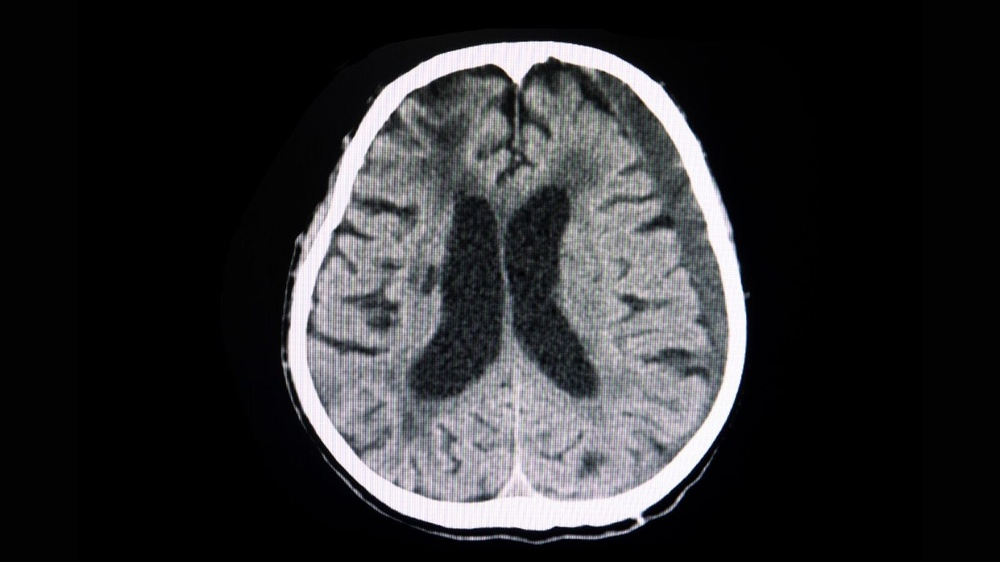
#> input picture beyin_bt.jpg, 1000 x 562 px, shrunk from 1600 x 900 before the run
$ jupyter execute harfta-9.ipynb   (shell and % lines are left out)
#> lines starting #> are read from the running program, lines starting #| are printed output that depends on the picture
[cell 1]
# Gerekli kütüphaneleri içe aktarıyoruz
import cv2 as cv
import numpy as np
import matplotlib.pyplot as plt
from skimage import transform
from skimage import data

# Grafiklerde Türkçe karakter sorunu olmaması için
plt.rcParams['font.family'] = 'DejaVu Sans'

print("1. Kısım tamam: Kütüphaneler yüklendi.")

[cell 2]
# --- 2. GÖRSELİ YÜKLE ---
# Ödevin ilk maddesi: Veri setinden bir görsel
print("2. Kısım başladı: Görsel yükleniyor...")

# Beyin BT resmini dosyadan oku
orijinal_resim = cv.imread('beyin_bt.jpg')
#> orijinal_resim is the input picture: shape (562, 1000, 3); mean B, G, R 46.8, 44.9, 44.7

# Resim bulunamazsa programı durdur
if orijinal_resim is None:
    print("HATA: 'beyin_bt.jpg' bulunamadı! Dosya adını ve konumunu kontrol et.")
else:
    # OpenCV BGR formatında okur, matplotlib RGB istediği için çeviriyoruz
    orijinal_resim = cv.cvtColor(orijinal_resim, cv.COLOR_BGR2RGB)

    # Görseli ekranda gösterelim
    plt.figure(figsize=(6, 6))
    plt.imshow(orijinal_resim, cmap='gray')
    plt.title("Kullanılan Tek Görsel: Beyin BT")
    plt.axis('off')
    plt.show()
    print("2. Kısım tamam: Beyin BT görüntüsü yüklendi.")

[cell 3]
# --- 3. ÖZNİTELİK ÇIKARMA ALGORİTMASI: SIFT ---
print("3. Kısım başladı: SIFT algoritması çalışıyor...")

# SIFT algoritmasını başlatıyoruz - Bu ödevin 2. maddesi
sift_algoritmasi = cv.SIFT_create()

# SIFT için resmin gri ve uint8 tipinde olması gerekiyor
# skimage bazen float64 veriyor, onu düzeltiyoruz
if orijinal_resim.dtype != np.uint8:
    resim_duzeltilmis = (orijinal_resim * 255).astype(np.uint8)
else:
    resim_duzeltilmis = orijinal_resim

# Eğer resim renkli ise gri tona çeviriyoruz
if len(resim_duzeltilmis.shape) == 3:
    gri_resim = cv.cvtColor(resim_duzeltilmis, cv.COLOR_RGB2GRAY)
else:
    gri_resim = resim_duzeltilmis

# SIFT ile öznitelik noktalarını ve tanımlayıcılarını buluyoruz
noktalar, tanimlayicilar = sift_algoritmasi.detectAndCompute(gri_resim, None)
#> noktalar = 2010 keypoints; strongest (x, y, size): (517, 57, 26.5), (392, 97, 21.8), (630, 522, 6.3), (492, 71, 11.4)

# Bulunan öznitelik noktalarını resmin üzerine yeşil daireler ile çiziyoruz
sonuc_resmi = cv.drawKeypoints(gri_resim, noktalar, None, color=(0, 255, 0), flags=cv.DRAW_MATCHES_FLAGS_DRAW_RICH_KEYPOINTS)
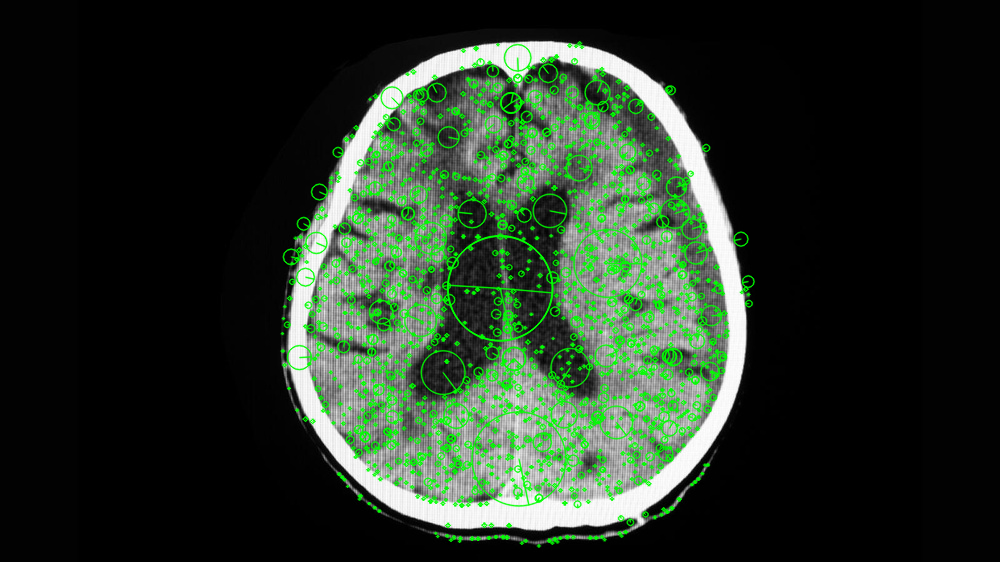
#> sonuc_resmi: shape (562, 1000, 3); mean of channels 0, 1, 2 38.2, 52.5, 38.2; drawn as B, G, R

# Sonucu ekrana yazdırıyoruz
plt.figure(figsize=(8, 8))
plt.imshow(sonuc_resmi, cmap='gray')
plt.title(f"SIFT Sonucu: Toplam {len(noktalar)} adet öznitelik noktası bulundu")
plt.axis('off')
plt.show()

print(f"3. Kısım tamam: SIFT algoritması {len(noktalar)} adet öznitelik buldu.")
#| 3. Kısım tamam: SIFT algoritması 2010 adet öznitelik buldu.

[cell 4]
# --- 4. MODEL SONUCU ---


print("4. Kısım başladı: Model sonucu hesaplanıyor...")

# SIFT'ten çıkan tanımlayıcıların sayısı = çıkarılan özellik sayısı
ozellik_sayisi = tanimlayicilar.shape[0]
#> ozellik_sayisi = 2010
ozellik_boyutu = tanimlayicilar.shape[1]
#> ozellik_boyutu = 128

print("--------------------------------------")
print("ÖDEV SONUCU")
print("--------------------------------------")
print(f"Kullanılan Algoritma: SIFT")
print(f"Toplam Bulunan Öznitelik Noktası Sayısı: {len(noktalar)}")
#| Toplam Bulunan Öznitelik Noktası Sayısı: 2010
print(f"Her bir öznitelik vektörünün boyutu: {ozellik_boyutu}")
#| Her bir öznitelik vektörünün boyutu: 128
print(f"Toplam Çıkarılan Özellik Vektörü: {ozellik_sayisi} x {ozellik_boyutu}")
#| Toplam Çıkarılan Özellik Vektörü: 2010 x 128


$ run again, with beyin.jpg copied over beyin_bt.jpg
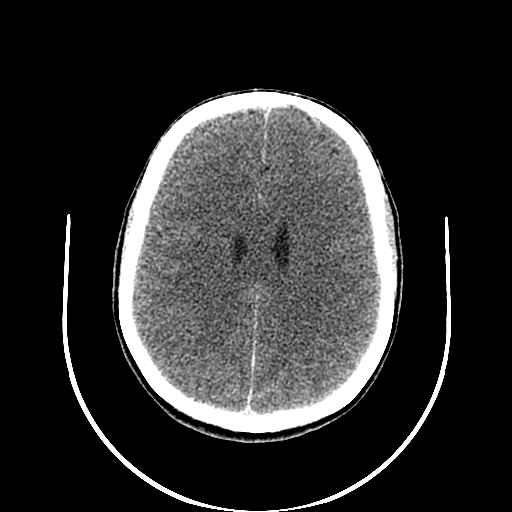
#> input picture beyin.jpg, 512 x 512 px
#> orijinal_resim is the input picture: shape (512, 512, 3); min 0, max 255, mean 46.2
#> noktalar = 2251 keypoints; strongest (x, y, size): (68, 216, 2.6), (219, 508, 2.5), (304, 506, 2.4), (225, 509, 2.2)
#> `sonuc_resmi = cv.drawKeypoints(gri_resim, noktalar, None, color=(0, 25..`:
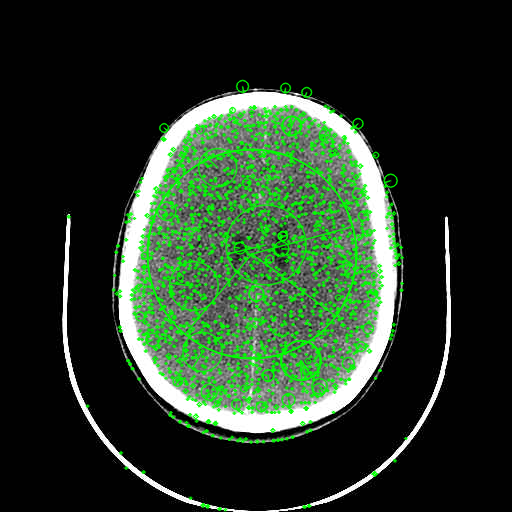
#> sonuc_resmi: shape (512, 512, 3); mean of channels 0, 1, 2 37.9, 56.2, 37.9; drawn as B, G, R
#| 3. Kısım tamam: SIFT algoritması 2251 adet öznitelik buldu.
#| Toplam Bulunan Öznitelik Noktası Sayısı: 2251
#| Her bir öznitelik vektörünün boyutu: 128
#| Toplam Çıkarılan Özellik Vektörü: 2251 x 128
